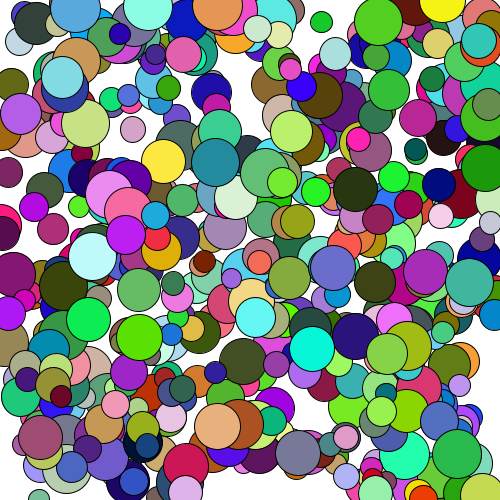
Frame 1 (no input)
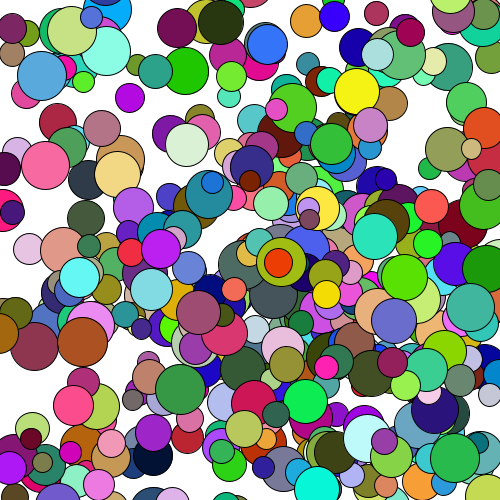
Frame 60 (the mouse pressed at the canvas centre just before this capture)
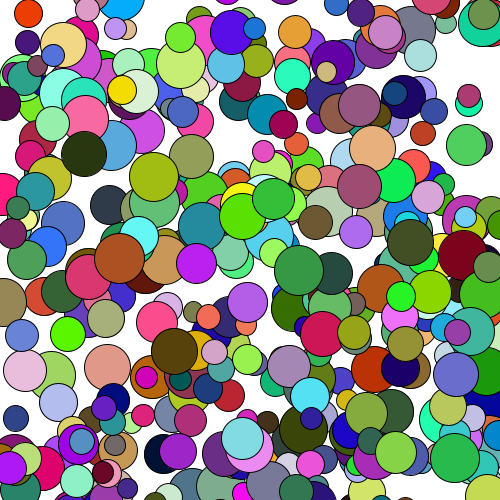
Frame 120 (the mouse held since frame 60 and released just before this capture)

The Processing sketch that drew these frames (run headless with seeded random() and noise(); from frame 60 on, the mouse is pressed at the canvas centre):

// Processing sketch: sketch_260423_day_0403
// ── sketch_260423_day_0403.pde
Ball[] balls;
int numBalls=500;


void setup()
{
  size(500,500);
  balls= new Ball[numBalls];
  
  for(int i=0; i<numBalls; i++)
  {
    balls[i]= new Ball (random(0,500),random(0,500),random(20,50));
  }
 
}

void draw()
{
  background(255);
 
  for(Ball b :balls)
  {
    b.display();
    b.update();
  }
  
}
    

// ── Ball.pde
class Ball //creating a ball
{ 
  //fieds / data
 
  float x,y;
  float radius;
  float vx,vy;
  color col;
  
  
  //constructor
  Ball(float startX , float startY , float r)
  {
    x=startX;
    y=startY;
    radius=r;
    vx=random(-3,5);
    vy=random(-3,5);
    col=color(random(255),random(255),random(255) );
  }
  void display()
  {
    fill(col);
    ellipse(x,y,radius,radius);
  }
  
  void update()
  {
    x=x+vx;
    y=y+vy;
    
    if((x+ radius > width) || (x - radius/2 < 0)) vx =-vx;
  
    
    if ((y + radius > height) || (y - radius/2 < 0)) vy=-vx;
   
    
  }
}
  
    
